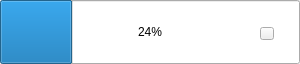
<?xml version="1.0" encoding="UTF-8"?>
<ui version="4.0">
 <class>TaskLIWidget</class>
 <widget class="QWidget" name="TaskLIWidget">
  <property name="geometry">
   <rect>
    <x>0</x>
    <y>0</y>
    <width>300</width>
    <height>64</height>
   </rect>
  </property>
  <property name="windowTitle">
   <string>Form</string>
  </property>
  <widget class="QLabel" name="icon">
   <property name="geometry">
    <rect>
     <x>8</x>
     <y>8</y>
     <width>48</width>
     <height>48</height>
    </rect>
   </property>
   <property name="text">
    <string/>
   </property>
  </widget>
  <widget class="QLabel" name="name">
   <property name="geometry">
    <rect>
     <x>60</x>
     <y>14</y>
     <width>180</width>
     <height>18</height>
    </rect>
   </property>
   <property name="text">
    <string/>
   </property>
  </widget>
  <widget class="QLabel" name="size">
   <property name="geometry">
    <rect>
     <x>60</x>
     <y>34</y>
     <width>66</width>
     <height>18</height>
    </rect>
   </property>
   <property name="text">
    <string/>
   </property>
  </widget>
  <widget class="QProgressBar" name="progressBar">
   <property name="geometry">
    <rect>
     <x>0</x>
     <y>0</y>
     <width>300</width>
     <height>64</height>
    </rect>
   </property>
   <property name="value">
    <number>24</number>
   </property>
  </widget>
  <widget class="QLabel" name="status">
   <property name="geometry">
    <rect>
     <x>-100</x>
     <y>-100</y>
     <width>1</width>
     <height>1</height>
    </rect>
   </property>
  </widget>
  <widget class="QPushButton" name="btnCancel">
   <property name="geometry">
    <rect>
     <x>260</x>
     <y>27</y>
     <width>14</width>
     <height>13</height>
    </rect>
   </property>
   <property name="text">
    <string/>
   </property>
  </widget>
  <zorder>progressBar</zorder>
  <zorder>icon</zorder>
  <zorder>name</zorder>
  <zorder>size</zorder>
  <zorder>status</zorder>
  <zorder>btnCancel</zorder>
 </widget>
 <resources/>
 <connections/>
</ui>
